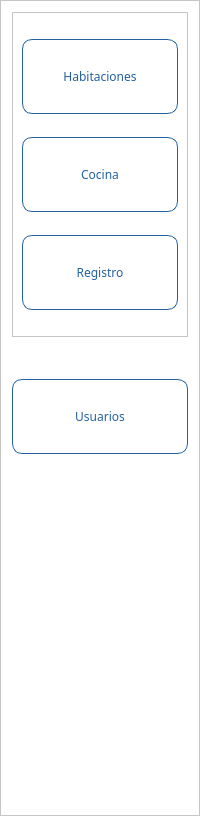
        <widget class="QFrame" name="fm_barra_lateral">
         <property name="minimumSize">
          <size>
           <width>200</width>
           <height>0</height>
          </size>
         </property>
         <property name="styleSheet">
          <string notr="true">QPushButton{
    background: white;
    border: 1px solid #2361a0; /* Cambiar el color del borde a azul oscuro */
    border-radius: 10px;
    font: 75 9pt &quot;MS Shell Dlg 2t&quot;;
/* Cambiar el color de fondo a azul oscuro */
    color: #2361a0;
}

QPushButton:hover{

background-color: qlineargradient(spread:pad, x1:0, y1:0.505682, x2:1, y2:0.477, stop:0 rgba(14, 52, 83, 1), stop:1 rgba(14, 52, 83, 1));
color: rgb(255, 255, 255);

}
QFrame{
background-color: rgb(255, 255, 255); /* Cambiar el color de fondo a azul oscuro */
}
QLabel{
color: rgb(0,126,249);
}

</string>
         </property>
         <property name="frameShape">
          <enum>QFrame::StyledPanel</enum>
         </property>
         <property name="frameShadow">
          <enum>QFrame::Raised</enum>
         </property>
         <layout class="QVBoxLayout" name="verticalLayout_3">
          <item>
           <widget class="QFrame" name="frame_3">
            <property name="minimumSize">
             <size>
              <width>0</width>
              <height>325</height>
             </size>
            </property>
            <property name="frameShape">
             <enum>QFrame::StyledPanel</enum>
            </property>
            <property name="frameShadow">
             <enum>QFrame::Raised</enum>
            </property>
            <layout class="QVBoxLayout" name="verticalLayout_4">
             <item>
              <widget class="QPushButton" name="btn_habitacion">
               <property name="minimumSize">
                <size>
                 <width>0</width>
                 <height>75</height>
                </size>
               </property>
               <property name="font">
                <font>
                 <family>MS Shell Dlg 2t</family>
                 <pointsize>9</pointsize>
                 <weight>9</weight>
                 <italic>false</italic>
                 <bold>false</bold>
                </font>
               </property>
               <property name="styleSheet">
                <string notr="true"/>
               </property>
               <property name="text">
                <string>Habitaciones</string>
               </property>
              </widget>
             </item>
             <item>
              <widget class="QPushButton" name="btn_cocina">
               <property name="minimumSize">
                <size>
                 <width>0</width>
                 <height>75</height>
                </size>
               </property>
               <property name="font">
                <font>
                 <family>MS Shell Dlg 2t</family>
                 <pointsize>9</pointsize>
                 <weight>9</weight>
                 <italic>false</italic>
                 <bold>false</bold>
                </font>
               </property>
               <property name="styleSheet">
                <string notr="true"/>
               </property>
               <property name="text">
                <string>Cocina</string>
               </property>
              </widget>
             </item>
             <item>
              <widget class="QPushButton" name="btn_registro">
               <property name="minimumSize">
                <size>
                 <width>0</width>
                 <height>75</height>
                </size>
               </property>
               <property name="font">
                <font>
                 <family>MS Shell Dlg 2t</family>
                 <pointsize>9</pointsize>
                 <weight>9</weight>
                 <italic>false</italic>
                 <bold>false</bold>
                </font>
               </property>
               <property name="styleSheet">
                <string notr="true"/>
               </property>
               <property name="text">
                <string>Registro</string>
               </property>
              </widget>
             </item>
            </layout>
           </widget>
          </item>
          <item>
           <spacer name="verticalSpacer">
            <property name="orientation">
             <enum>Qt::Vertical</enum>
            </property>
            <property name="sizeHint" stdset="0">
             <size>
              <width>20</width>
              <height>36</height>
             </size>
            </property>
           </spacer>
          </item>
          <item>
           <widget class="QPushButton" name="btn_usuario">
            <property name="minimumSize">
             <size>
              <width>0</width>
              <height>75</height>
             </size>
            </property>
            <property name="font">
             <font>
              <family>MS Shell Dlg 2t</family>
              <pointsize>9</pointsize>
              <weight>9</weight>
              <italic>false</italic>
              <bold>false</bold>
             </font>
            </property>
            <property name="styleSheet">
             <string notr="true"/>
            </property>
            <property name="text">
             <string>Usuarios</string>
            </property>
           </widget>
          </item>
          <item>
           <spacer name="verticalSpacer_2">
            <property name="orientation">
             <enum>Qt::Vertical</enum>
            </property>
            <property name="sizeHint" stdset="0">
             <size>
              <width>20</width>
              <height>350</height>
             </size>
            </property>
           </spacer>
          </item>
         </layout>
        </widget>
